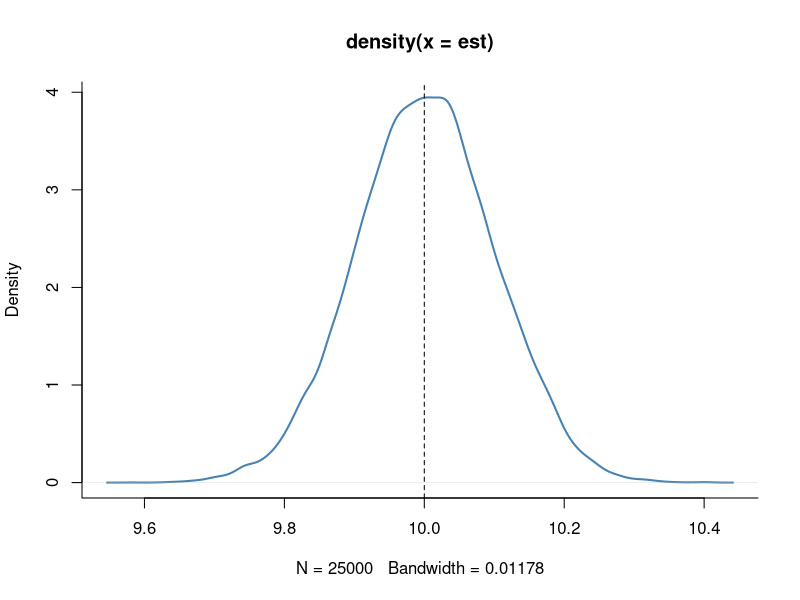

The R source for this figure:
## ---- chunk 1
pop <- rnorm(25000, 10, 1)
est <- replicate(expr = mean(sample(x = pop, size = 100)), n = 25000)
## ---- chunk 2
plot(density(est), col = 'steelblue', lwd = 2, bty = 'l')
abline(v = 10, lty = 2)
## ---- chunk 3
library(readxl) # needed to read Excel files
library(dplyr, quietly = T)

cps <- read_excel(path = 'data/cps_ch3.xlsx')
# Get an overview of the data structure
head(cps)


# Take cps_dat %>% group data by gender and year %>% compute the mean, standard deviation
# and number of observations for each group
avgs <- cps %>% group_by(a_sex, year) %>% summarise(mean(ahe08), sd(ahe08), n())
print(avgs, digits = 2)
## ---- chunk 4
male   <- avgs %>% filter(a_sex == 1) 
female <- avgs %>% filter(a_sex == 2)

# Rename columns
colnames(male)   <- c("Sex", "Year", "Y_bar_m", "s_m", "n_m")
colnames(female) <- c("Sex", "Year", "Y_bar_f", "s_f", "n_f")

# Gender gap, standard errors and confidence intervals
gap      <- male$Y_bar_m - female$Y_bar_f
gap_se   <- sqrt(male$s_m^2 / male$n_m + female$s_f^2 / female$n_f)
gap_ci_l <- gap - 1.96 * gap_se
gap_ci_u <- gap + 1.96 * gap_se
result   <- cbind(male[,-1], female[,-(1:2)], gap, gap_se, gap_ci_l, gap_ci_u)
print(result, digits = 2)
